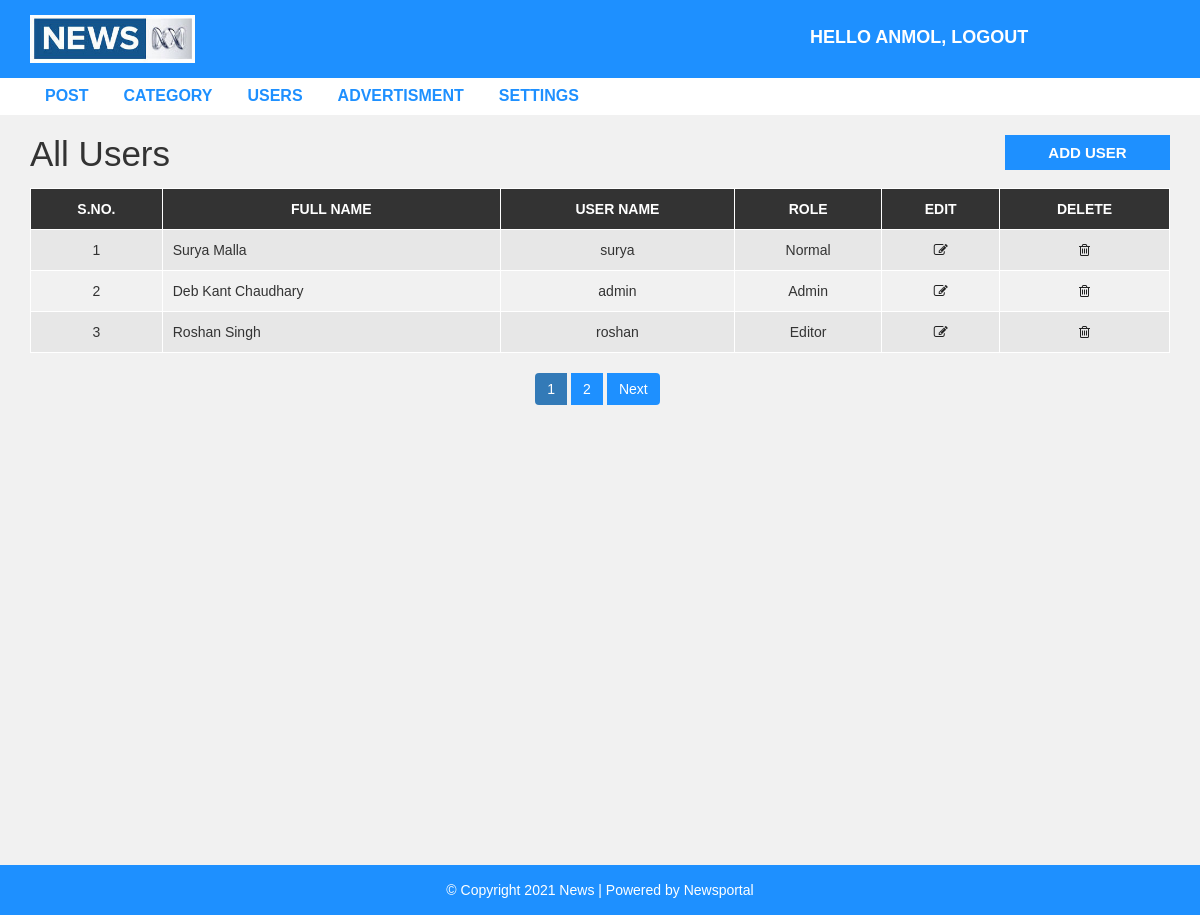
The app's page /admin/users.php (signed in) with its own data.
### tables this page shows
CREATE TABLE `user` (
  `user_id` int(10) UNSIGNED NOT NULL,
  `first_name` varchar(30) NOT NULL,
  `last_name` varchar(30) NOT NULL,
  `username` varchar(30) DEFAULT NULL,
  `password` varchar(40) DEFAULT NULL,
  `role` int(11) NOT NULL
);

### admin/users.php (the view, shortened to what this page needs)
<?php include "header.php";
?>
  <div id="admin-content">
      <div class="container">
          <div class="row">
              <div class="col-md-10">
                  <h1 class="admin-heading">All Users</h1>
              </div>
              <div class="col-md-2">
                  <a class="add-new" href="add-user.php">add user</a>
              </div>
              <div class="col-md-12">
                <?php
                  include "config.php";
                  $limit = 3;
                  if(isset($_GET['page'])){
                    $page = $_GET['page'];
                  }else{
                    $page = 1;
                  }
                  $offset = ($page - 1) * $limit;
                  $sql = "SELECT * FROM user ORDER BY user_id DESC LIMIT {$offset},{$limit}";
                  $result = mysqli_query($conn, $sql) or die("Query Failed.");
                  if(mysqli_num_rows($result) > 0){
                ?>
                  <table class="content-table">
                      <thead>
                          <th>S.No.</th>
                          <th>Full Name</th>
                          <th>User Name</th>
                          <th>Role</th>
                          <th>Edit</th>
                          <th>Delete</th>
                      </thead>
                      <tbody>
                        <?php
                          $serial = $offset + 1;
                          while($row = mysqli_fetch_assoc($result)) {
                        ?>
                          <tr>
                              <td class='id'><?php echo $serial; ?></td>
                              <td><?php echo $row['first_name'] . " ". $row['last_name']; ?></td>
                              <td><?php echo $row['username']; ?></td>
                              <td><?php
                                  if($row['role'] == 1){
                                    echo "Admin";
                                  }else if($row['role'] == 2){
                                    echo "Editor";
                                  }
                                  else{
                                    echo "Normal";
                                  }
                               ?></td>
                              <td class='edit'><a href='update-user.php?id=<?php echo $row["user_id"]; ?>'><i class='fa fa-edit'></i></a></td>
                              <td class='delete'><a href='delete-user.php?id=<?php echo $row["user_id"]; ?>'><i class='fa fa-trash-o'></i></a></td>
                          </tr>
                        <?php
                          $serial++;
                        } ?>
                      </tbody>
                  </table>
                  <?php
                }else {
                  echo "<h3>No Results Found.</h3>";
                }
                $sql1 = "SELECT * FROM user";
                $result1 = mysqli_query($conn, $sql1) or die("Query Failed.");
                if(mysqli_num_rows($result1) > 0){
                  $total_records = mysqli_num_rows($result1);
                  $total_page = ceil($total_records / $limit);
                  echo '<ul class="pagination admin-pagination">';
                  for($i = 1; $i <= $total_page; $i++){
                    if($i == $page){
                      $active = "active";
                    }else{
                      $active = "";
                    }
                    echo '<li class="'.$active.'"><a href="users.php?page='.$i.'">'.$i.'</a></li>';
                  }
                  if($total_page > $page){
                    echo '<li><a href="users.php?page='.($page + 1).'">Next</a></li>';
                  }
                  echo '</ul>';
                }
                  ?>
              </div>
          </div>
      </div>
  </div>
<?php include "footer.php"; ?>

### css/style.css (style rules this page uses)
body { background: #f1f1f1; font-family: sans-serif,arial,Helvetica; }
a, a:hover, a:focus { text-decoration: none; outline: none; }
ul { margin:0; padding:0; list-style:none; }
#admin-content { padding: 20px 0; min-height: 750px; }
#admin-content .admin-heading { font-size: 35px; margin: 0 0 15px; }
#admin-content .add-new { color: #fff; background-color: #1E90FF; font-size: 15px; font-weight: 600; text-align: center; text-transform: uppercase; padding: 7px 10px; display: block; transition: all 0.3s; }
#admin-content .content-table { border: 1px solid #000; width: 100%; margin: 0 0 20px; }
#admin-content .content-table thead { color: #fff; background-color: #333; }
#admin-content .content-table th { padding: 10px; border: 1px solid #fff; font-weight: 600; text-align: center; text-transform: uppercase; }
#admin-content .content-table tbody { color: #333; }
#admin-content .content-table tbody tr { background-color: #e7e7e7; }
#admin-content .content-table tbody tr:nth-child(even) { background-color: transparent; }
#admin-content .content-table tbody td { padding: 10px; border: 1px solid #fff; text-align: center; }
#admin-content .content-table tbody td:nth-child(2) { text-align: left; }
#admin-content .admin-pagination { margin: 0; }
#admin-content .admin-pagination li a { display: block; }
.id, .edit, .delete { text-align:center; }
.pagination { display: block; text-align: center; margin: 0; }
.pagination li { display:inline-block; margin: 0 5px 0 0; }
.pagination li a { border: none; background: #1e90ff; color: #fff; }
i.fa { color:#222; }

### records on screen
user: first_name "Surya", last_name "Malla", username "surya", role "Normal"
user: first_name "Deb Kant", last_name "Chaudhary", username "admin", role "Admin"
user: first_name "Roshan", last_name "Singh", username "roshan", role "Editor"

### other values on screen
$_SESSION["username"] "ANMOL"
